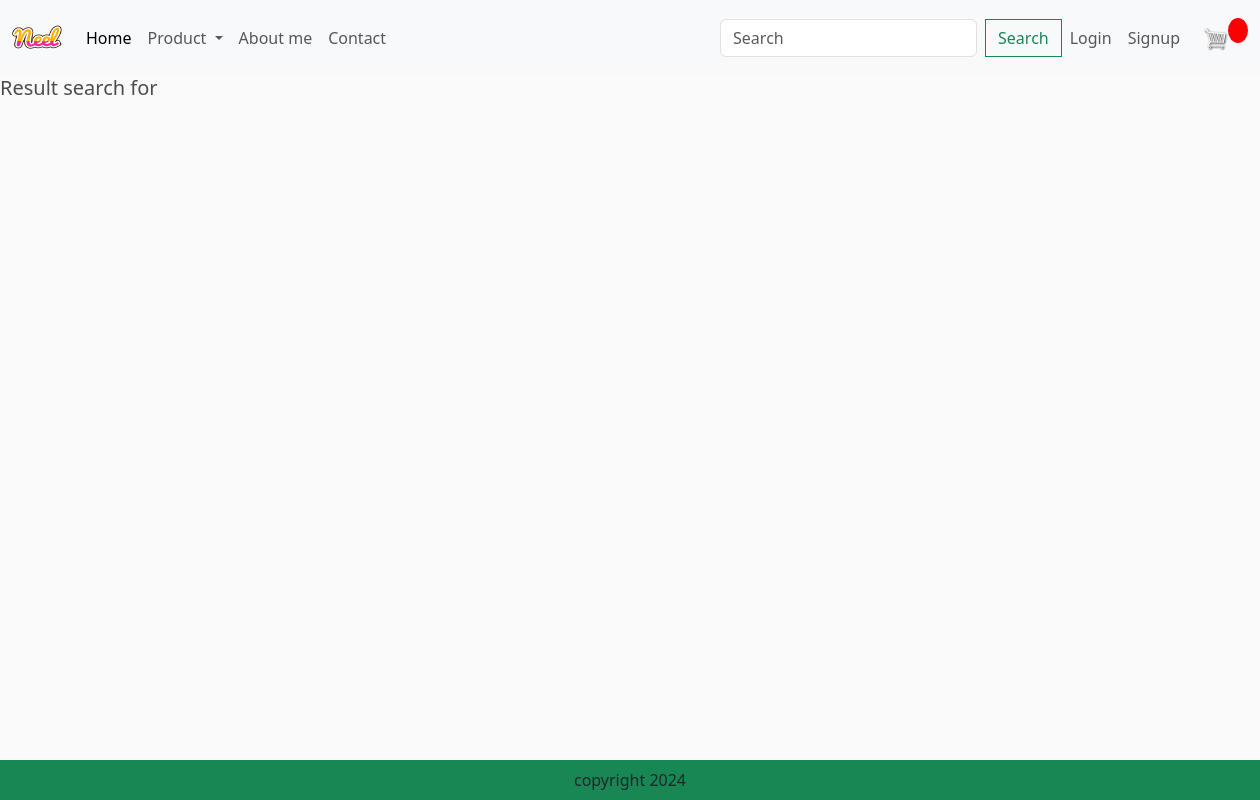
Before: /category/?category=food with the older database file.
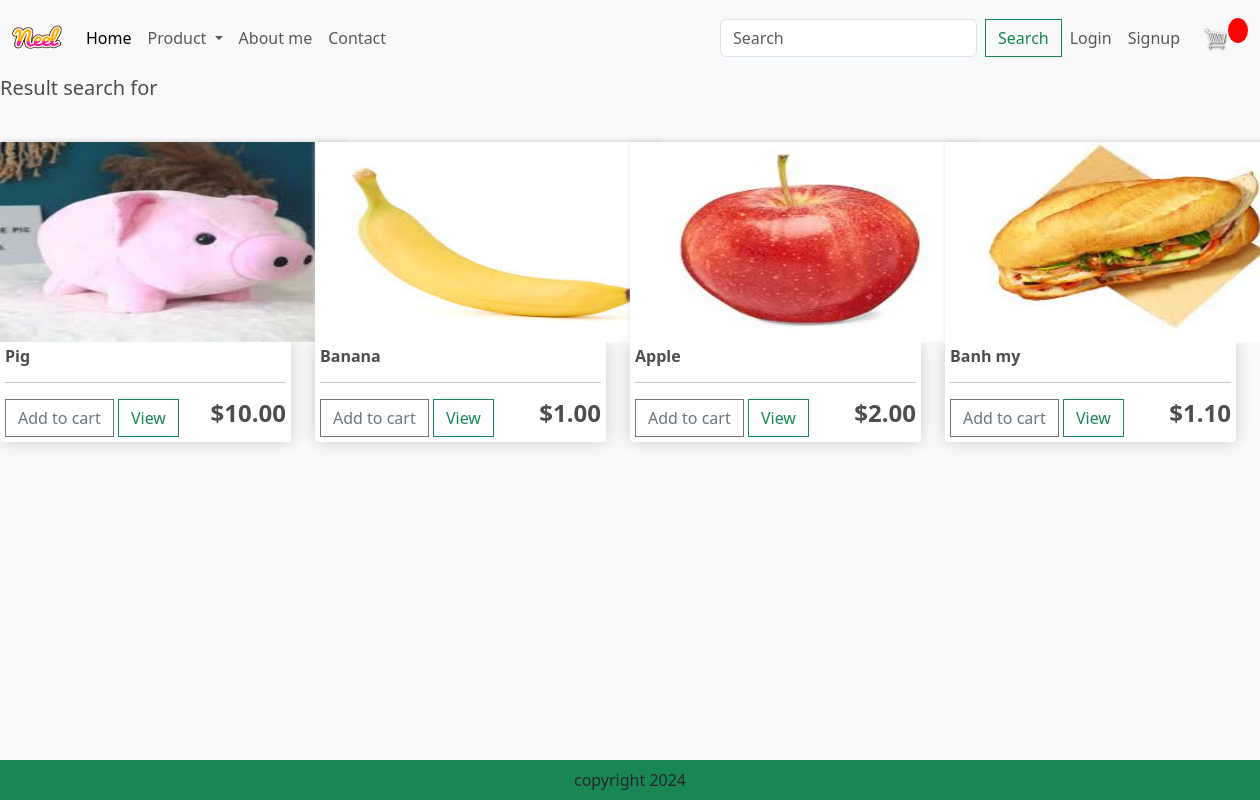
After: the same page with the newer database file.
### app/models.py (models this page shows, shortened)
class Product(models.Model):
    name = models.CharField(max_length=200, null=True)
    category = models.ManyToManyField(Category, related_name='product')
    price = models.FloatField()
    digital = models.BooleanField(default=False, null=True, blank=False)
    img = models.ImageField(null=True, blank=True)
    @property
    def ImgUrl(self):
        try:
            url = self.img.url
        except:
            url = ''
        return url

### app/views.py (the view)
# urls.py: path('category/', views.category, name='category'),
def category(request):
    categories = Category.objects.filter(is_sub=False)
    active_category = request.GET.get('category', '')
    if active_category:
        products = Product.objects.filter(category__slug=active_category)
        context = {'categories': categories,
                   'active_category': active_category,
                   'products': products,}
    return render(request, 'app/category.html', context)

### app/templates/app/category.html
{% extends 'app/base.html' %}
{% load static %}
{% block search %}
<h5>Result search for {{searched}}</h5> <br>
<div class="row" style="width:100%">
    {% for key in products %}
    <div class="col-lg-3">
        <img src="{{ key.ImgUrl }}" class="thumbnail">
        <div class="box-element product">
            <h6><strong>{{ key.name }}</strong></h6>
            <hr>
            <button data-product={{key.id}} data-action="add" class="btn btn-outline-secondary add-btn update-cart">Add
                to cart</button>
            <a href="#" class="btn btn-outline-success">View</a>
            <h4 style="display: inline-block; float: right"><strong>${{ key.price | floatformat:2 }}</strong></h4>
        </div>
    </div>
    {% endfor %}
</div>
{% endblock search %}

### app/templates/app/base.html (shortened to what this page needs)
{% load static %}
<!DOCTYPE html>
<html>
<head>
    <link href="https://cdn.jsdelivr.net/npm/bootstrap@5.3.3/dist/css/bootstrap.min.css" rel="stylesheet"
>
    <link rel="stylesheet" href="{% static 'app/css/style.css' %}">
    <link rel="stylesheet" href="{% static 'app/css/owl.carousel.min.css' %}">
    <link rel="stylesheet" href="{% static 'app/css/all.min.css' %}">
    <link rel="stylesheet" type="text/css" href="{% static 'app/css/main.css' %}">
</head>
<body>
    <nav class="navbar navbar-expand-lg bg-body-tertiary">
        <div class="container-fluid">
            <a class="navbar-brand" href="{% url 'home' %}">
                <img src="{% static 'app/images/Neel.png' %}" width="50" height="50" />
            </a>
            <div class="collapse navbar-collapse" id="navbarSupportedContent">
                <ul class="navbar-nav me-auto mb-2 mb-lg-0">
                    <li class="nav-item">
                        <a class="nav-link active" aria-current="page" href="{% url 'home' %}">Home</a>
                    </li>
                    <li class="nav-item dropdown">
                        <a class="nav-link dropdown-toggle" href="#" role="button" data-bs-toggle="dropdown"
                            aria-expanded="false">
                            Product
                        </a>
                    </li>
                    <li class="nav-item">
                        <a class="nav-link" href="#">About me</a>
                    </li>
                    <li class="nav-item">
                        <a class="nav-link" href="#">Contact</a>
                    </li>
                </ul>
                <form class="d-flex" role="search" method="POST" action="{% url 'search' %}">
                    <input class="form-control me-2" type="search" placeholder="Search" aria-label="Search"
                        name="search">
                    <button class="btn btn-outline-success" type="submit">Search</button>
                </form>
            </div>
            <ul class="navbar-nav me-auto mb-2 mb-lg-0">
                {% if user.is_authenticated %}
                <li class="nav-item">
                    <span class="nav-link">{{ user.username }}</span>
                </li>
                <li class="nav-item">
                    <a class="nav-link" href="{% url 'logout' %}">Logout</a>
                </li>
                {% else %}
                <li class="nav-item">
                    <a class="nav-link" href="{% url 'login' %}">Login</a>
                </li>
                <li class="nav-item">
                    <a class="nav-link" href="{% url 'register' %}">Signup</a>
                </li>
                {% endif %}
            </ul>
            <div class="form-inline my-2 my-lg-0">
                <a href="{% url 'cart' %}">
                    <img id="cart-icon" src="{% static 'app/images/cart.png' %}">
                </a>
            </div>
            <div>
                <p id="cart-total">{{cartItem}}</p>
            </div>
        </div>
    </nav>
    {% block search %} {% endblock search %}
    <footer class="container-fluid bg-success text-center fixed-bottom p-2 mt-5">
        copyright 2024
    </footer>
</body>
</html>

### app/static/app/css/main.css (style rules this page uses)
body { background-color: hsl(0, 0%, 98%); }
h1, h2, h3, h4, h5, h6 { color: hsl(0, 0%, 30%); }
.box-element { box-shadow: hsl(0, 0%, 80%) 0 0 16px; background-color: #fff; border-radius: 4px; padding: 5px; }
.thumbnail { width: 350px; height: 200px; -webkit-box-shadow: -1px -3px 5px -2px rgba(214, 214, 214, 1); -moz-box-shadow: -1px -3px 5px -2px rgba(214, 214, 214, 1); box-shadow: -1px -3px 5px -2px rgba(214, 214, 214, 1); }
.product { border-radius: 0 0 4px 4px; }
#cart-icon { width: 25px; display: inline-block; margin-left: 15px; }
#cart-total { display: block; text-align: center; color: #fff; background-color: red; width: 20px; height: 25px; border-radius: 50%; font-size: 14px; }
.col-lg-3, .col-lg-4, .col-lg-6, .col-lg-8, .col-lg-12 { margin-top: 10px; }
.btn { border-radius: 0; }

Changed rows visible on the page:
added Product: ImgUrl (picture), name "Pig", price "10.00"
added Product: ImgUrl (picture), name "Banana", price "1.00"
added Product: ImgUrl (picture), name "Apple", price "2.00"
added Product: ImgUrl (picture), name "Banh my", price "1.10"
